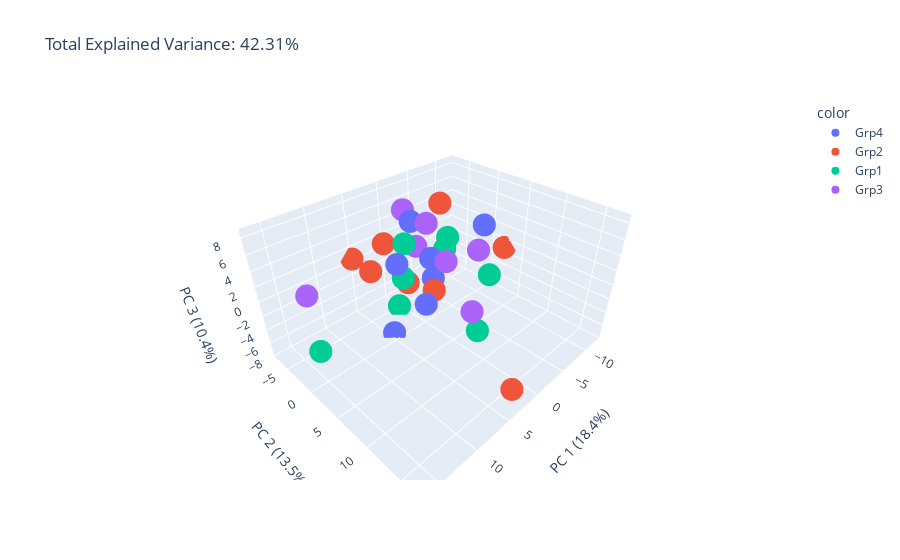

The cell this chart's notebook holds for it:
### Code cell
total_var = pca.explained_variance_ratio_.sum() * 100

fig = px.scatter_3d(
    principalComponents, x=0, y=1, z=2, color=finalDf['group'],
    title=f'Total Explained Variance: {total_var:.2f}%',
    labels={'0': 'PC 1 (18.4%)', '1': 'PC 2 (13.5%)', '2': 'PC 3 (10.4%)'}
)
fig.show()

### Figure 1 — Plotly figure (JSON) as saved in the notebook; plotly's stock layout.template omitted (floating-point values rounded to 4 significant figures)
{"data": [{"hovertemplate": "color=Grp4<br>PC 1 (18.4%)=%{x}<br>PC 2 (13.5%)=%{y}<br>PC 3 (10.4%)=%{z}<extra></extra>", "legendgroup": "Grp4", "marker": {"color": "#636efa", "symbol": "circle"}, "mode": "markers", "name": "Grp4", "scene": "scene", "showlegend": true, "type": "scatter3d", "x": [-2.613, -3.751, 4.674, 4.199, 2.395, -6.556, 0.6351], "y": [-1.214, -2.849, -0.7862, -0.02853, 0.4944, 3.529, 0.8425], "z": [-2.884, -1.092, -7.525, 2.733, 7.654, 5.086, -4.308]}, {"hovertemplate": "color=Grp2<br>PC 1 (18.4%)=%{x}<br>PC 2 (13.5%)=%{y}<br>PC 3 (10.4%)=%{z}<extra></extra>", "legendgroup": "Grp2", "marker": {"color": "#EF553B", "symbol": "circle"}, "mode": "markers", "name": "Grp2", "scene": "scene", "showlegend": true, "type": "scatter3d", "x": [-1.522, -1.739, -12.38, 5.296, 2.263, 4.088, -4.955, 5.183], "y": [0.06028, -5.291, 2.474, -7.413, -4.824, 16.99, -2.346, -3.86], "z": [-3.642, -5.163, -0.7884, 0.7389, 2.717, -4.607, 6.508, 0.4644]}, {"hovertemplate": "color=Grp1<br>PC 1 (18.4%)=%{x}<br>PC 2 (13.5%)=%{y}<br>PC 3 (10.4%)=%{z}<extra></extra>", "legendgroup": "Grp1", "marker": {"color": "#00cc96", "symbol": "circle"}, "mode": "markers", "name": "Grp1", "scene": "scene", "showlegend": true, "type": "scatter3d", "x": [-4.248, 0.9323, -6.933, -0.9433, 1.117, 0.6078, -6.196, 13.69], "y": [-0.2884, -4.146, -3.423, -5.289, 9.675, -2.893, 5.103, -3.309], "z": [2.827, -7.068, -1.212, -4.014, -3.055, 2.822, -1.097, -6.457]}, {"hovertemplate": "color=Grp3<br>PC 1 (18.4%)=%{x}<br>PC 2 (13.5%)=%{y}<br>PC 3 (10.4%)=%{z}<extra></extra>", "legendgroup": "Grp3", "marker": {"color": "#ab63fa", "symbol": "circle"}, "mode": "markers", "name": "Grp3", "scene": "scene", "showlegend": true, "type": "scatter3d", "x": [-9.33, -2.289, -4.008, 2.165, 1.643, 16.37, 2.212], "y": [0.5647, 1.399, -5.994, 2.771, 9.203, 1.782, -0.9327], "z": [-0.7324, 0.907, -0.6565, 8.165, -0.3318, 5.528, 8.485]}], "layout": {"legend": {"title": {"text": "color"}, "tracegroupgap": 0}, "scene": {"domain": {"x": [0, 1], "y": [0, 1]}, "xaxis": {"title": {"text": "PC 1 (18.4%)"}}, "yaxis": {"title": {"text": "PC 2 (13.5%)"}}, "zaxis": {"title": {"text": "PC 3 (10.4%)"}}}, "title": {"text": "Total Explained Variance: 42.31%"}}}
